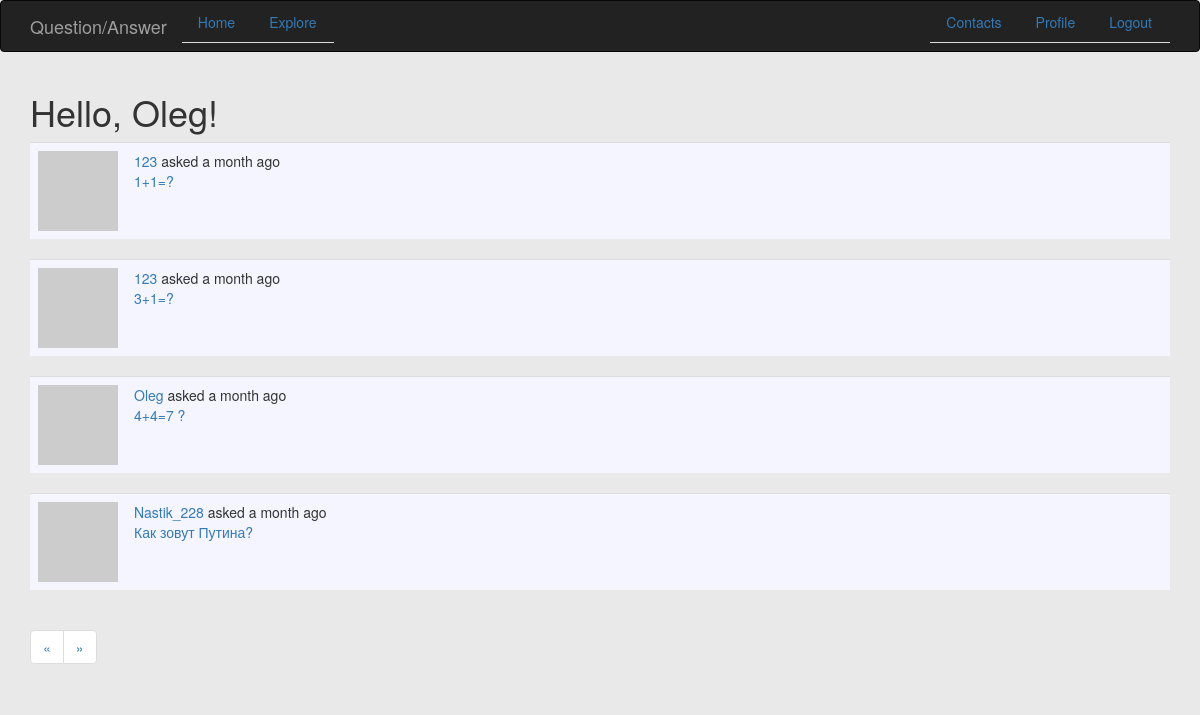
Screenshot of /explore?page=2 (signed in) with the database file from the repository.
### app/models.py (models this page shows, shortened)
class User(UserMixin, db.Model):
    id = db.Column(db.Integer, primary_key=True)
    username = db.Column(db.String(64), index=True, unique=True)
    email = db.Column(db.String(120), index=True, unique=True)
    password_hash = db.Column(db.String(128))
    posts = db.relationship('Post', backref='author', lazy='dynamic')
    answers = db.relationship('Answer', backref='author', lazy='dynamic')
    about_me = db.Column(db.String(140))
    last_seen = db.Column(db.DateTime, default=datetime.utcnow)
    followed = db.relationship(
        'User', secondary=followers,
        primaryjoin=(followers.c.follower_id == id),
        secondaryjoin=(followers.c.followed_id == id),
        backref=db.backref('followers', lazy='dynamic'), lazy='dynamic')
    def avatar(self, size):
        digest = md5(self.email.lower().encode('utf-8')).hexdigest()
        return 'https://www.gravatar.com/avatar/{}?d=identicon&s={}'.format(
            digest, size)

class Post(db.Model):
    id = db.Column(db.Integer, primary_key=True)
    body = db.Column(db.String(140))
    timestamp = db.Column(db.DateTime, index=True, default=datetime.utcnow)
    user_id = db.Column(db.Integer, db.ForeignKey('user.id'))
    answers = db.relationship('Answer', backref='post', lazy='dynamic')

### app/routes.py (the view)
@app.route('/explore')
@login_required
def explore():
    page = request.args.get('page', 1, type=int)
    posts = Post.query.order_by(Post.timestamp.desc()).paginate(page, app.config['POSTS_PER_PAGE'], False)
    next_url = url_for('explore', page=posts.next_num) \
        if posts.has_next else None
    prev_url = url_for('explore', page=posts.prev_num) \
        if posts.has_prev else None
    return render_template('index.html', title=_('Explore'),
                           posts=posts.items, next_url=next_url,
                           prev_url=prev_url)

### app/models.py (called while the page is built)
@login.user_loader
def load_user(id):
    return User.query.get(int(id))

### app/routes.py (called while the page is built)
@app.before_request
def before_request():
    if current_user.is_authenticated:
        current_user.last_seen = datetime.utcnow()
        db.session.commit()
    g.locale = str(get_locale())

### app/templates/index.html (shortened to what this page needs)
{% extends "base.html" %}
{% import 'bootstrap/wtf.html' as wtf %}
{% block app_content %}
    <h1>{{ _('Hello, %(username)s!', username=current_user.username) }}</h1>
    {% for post in posts %}
        {% include '_post.html' %}
    {% endfor %}
	<nav aria-label="Page navigation example">
      	<ul class="pagination">
	        <li class="page-item">
	          	<a class="page-link" href="{{ prev_url or '#' }}" aria-label="Previous">
	            	<span aria-hidden="true">&laquo;</span>
	          	</a>
	        </li>
	        <li class="page-item">
	          	<a class="page-link" href="{{ next_url or '#' }}" aria-label="Next">
	            	<span aria-hidden="true">&raquo;</span>
	          	</a>
	        </li>
      	</ul>
    </nav>
{% endblock %}

### app/templates/_post.html (shortened to what this page needs)
<table class="table table-hover" style="background-color:#F5F5FF">
    <tr>
        <td width="70px">
            <a href="{{ url_for('user', username=post.author.username) }}">
                <img src="{{ post.author.avatar(70) }}" />
            </a>
        </td>
        <td>
            {{ _('%(username)s asked %(when)s',
                username=user_link, when=moment(post.timestamp).fromNow()) }}
            <br>
            <a href="{{url_for('question', quest_id = post.id)}}"> {{post.body}} </a>
        </td>
    </tr>
</table>

### rows the page displays
Post: body "1+1=?"
Post: body "3+1=?"
Post: body "4+4=7 ?"
Post: body "Как зовут Путина?"
